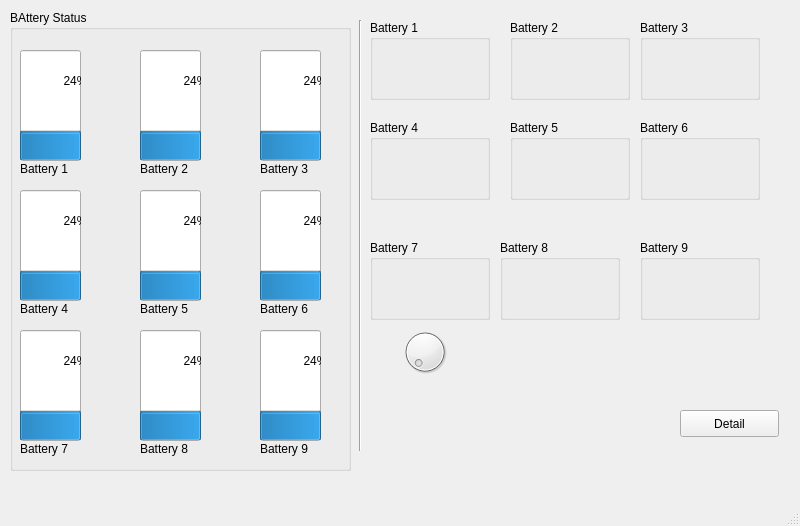
<?xml version="1.0" encoding="UTF-8"?>
<ui version="4.0">
 <class>MainWindow</class>
 <widget class="QMainWindow" name="MainWindow">
  <property name="geometry">
   <rect>
    <x>0</x>
    <y>0</y>
    <width>800</width>
    <height>526</height>
   </rect>
  </property>
  <property name="windowTitle">
   <string>MainWindow</string>
  </property>
  <widget class="QWidget" name="centralwidget">
   <widget class="QStackedWidget" name="stackedWidget">
    <property name="geometry">
     <rect>
      <x>10</x>
      <y>10</y>
      <width>791</width>
      <height>471</height>
     </rect>
    </property>
    <property name="currentIndex">
     <number>0</number>
    </property>
    <widget class="QWidget" name="page_1">
     <widget class="QGroupBox" name="groupBox_5">
      <property name="geometry">
       <rect>
        <x>360</x>
        <y>110</y>
        <width>120</width>
        <height>80</height>
       </rect>
      </property>
      <property name="title">
       <string>Battery 4</string>
      </property>
     </widget>
     <widget class="QGroupBox" name="groupBox_3">
      <property name="geometry">
       <rect>
        <x>500</x>
        <y>10</y>
        <width>120</width>
        <height>80</height>
       </rect>
      </property>
      <property name="title">
       <string>Battery 2</string>
      </property>
     </widget>
     <widget class="QGroupBox" name="groupBox_9">
      <property name="geometry">
       <rect>
        <x>490</x>
        <y>230</y>
        <width>120</width>
        <height>80</height>
       </rect>
      </property>
      <property name="title">
       <string>Battery 8</string>
      </property>
     </widget>
     <widget class="Line" name="line">
      <property name="geometry">
       <rect>
        <x>340</x>
        <y>10</y>
        <width>20</width>
        <height>431</height>
       </rect>
      </property>
      <property name="orientation">
       <enum>Qt::Vertical</enum>
      </property>
     </widget>
     <widget class="QGroupBox" name="groupBox">
      <property name="geometry">
       <rect>
        <x>0</x>
        <y>0</y>
        <width>341</width>
        <height>461</height>
       </rect>
      </property>
      <property name="title">
       <string>BAttery Status</string>
      </property>
      <widget class="QProgressBar" name="progressBar_3">
       <property name="geometry">
        <rect>
         <x>10</x>
         <y>40</y>
         <width>61</width>
         <height>111</height>
        </rect>
       </property>
       <property name="layoutDirection">
        <enum>Qt::LeftToRight</enum>
       </property>
       <property name="autoFillBackground">
        <bool>false</bool>
       </property>
       <property name="value">
        <number>24</number>
       </property>
       <property name="orientation">
        <enum>Qt::Vertical</enum>
       </property>
       <property name="textDirection">
        <enum>QProgressBar::TopToBottom</enum>
       </property>
      </widget>
      <widget class="QProgressBar" name="progressBar_2">
       <property name="geometry">
        <rect>
         <x>130</x>
         <y>40</y>
         <width>61</width>
         <height>111</height>
        </rect>
       </property>
       <property name="layoutDirection">
        <enum>Qt::LeftToRight</enum>
       </property>
       <property name="autoFillBackground">
        <bool>false</bool>
       </property>
       <property name="value">
        <number>24</number>
       </property>
       <property name="orientation">
        <enum>Qt::Vertical</enum>
       </property>
       <property name="textDirection">
        <enum>QProgressBar::TopToBottom</enum>
       </property>
      </widget>
      <widget class="QProgressBar" name="progressBar">
       <property name="geometry">
        <rect>
         <x>250</x>
         <y>40</y>
         <width>61</width>
         <height>111</height>
        </rect>
       </property>
       <property name="contextMenuPolicy">
        <enum>Qt::DefaultContextMenu</enum>
       </property>
       <property name="layoutDirection">
        <enum>Qt::LeftToRight</enum>
       </property>
       <property name="autoFillBackground">
        <bool>false</bool>
       </property>
       <property name="value">
        <number>24</number>
       </property>
       <property name="textVisible">
        <bool>true</bool>
       </property>
       <property name="orientation">
        <enum>Qt::Vertical</enum>
       </property>
       <property name="invertedAppearance">
        <bool>false</bool>
       </property>
       <property name="textDirection">
        <enum>QProgressBar::TopToBottom</enum>
       </property>
      </widget>
      <widget class="QProgressBar" name="progressBar_4">
       <property name="geometry">
        <rect>
         <x>10</x>
         <y>180</y>
         <width>61</width>
         <height>111</height>
        </rect>
       </property>
       <property name="layoutDirection">
        <enum>Qt::LeftToRight</enum>
       </property>
       <property name="autoFillBackground">
        <bool>false</bool>
       </property>
       <property name="value">
        <number>24</number>
       </property>
       <property name="orientation">
        <enum>Qt::Vertical</enum>
       </property>
       <property name="textDirection">
        <enum>QProgressBar::TopToBottom</enum>
       </property>
      </widget>
      <widget class="QProgressBar" name="progressBar_5">
       <property name="enabled">
        <bool>true</bool>
       </property>
       <property name="geometry">
        <rect>
         <x>130</x>
         <y>180</y>
         <width>61</width>
         <height>111</height>
        </rect>
       </property>
       <property name="layoutDirection">
        <enum>Qt::LeftToRight</enum>
       </property>
       <property name="autoFillBackground">
        <bool>false</bool>
       </property>
       <property name="minimum">
        <number>0</number>
       </property>
       <property name="value">
        <number>24</number>
       </property>
       <property name="alignment">
        <set>Qt::AlignCenter</set>
       </property>
       <property name="orientation">
        <enum>Qt::Vertical</enum>
       </property>
       <property name="invertedAppearance">
        <bool>false</bool>
       </property>
       <property name="textDirection">
        <enum>QProgressBar::TopToBottom</enum>
       </property>
      </widget>
      <widget class="QProgressBar" name="progressBar_6">
       <property name="geometry">
        <rect>
         <x>250</x>
         <y>180</y>
         <width>61</width>
         <height>111</height>
        </rect>
       </property>
       <property name="layoutDirection">
        <enum>Qt::LeftToRight</enum>
       </property>
       <property name="autoFillBackground">
        <bool>false</bool>
       </property>
       <property name="value">
        <number>24</number>
       </property>
       <property name="orientation">
        <enum>Qt::Vertical</enum>
       </property>
       <property name="textDirection">
        <enum>QProgressBar::TopToBottom</enum>
       </property>
      </widget>
      <widget class="QProgressBar" name="progressBar_7">
       <property name="geometry">
        <rect>
         <x>10</x>
         <y>320</y>
         <width>61</width>
         <height>111</height>
        </rect>
       </property>
       <property name="layoutDirection">
        <enum>Qt::LeftToRight</enum>
       </property>
       <property name="autoFillBackground">
        <bool>false</bool>
       </property>
       <property name="value">
        <number>24</number>
       </property>
       <property name="orientation">
        <enum>Qt::Vertical</enum>
       </property>
       <property name="textDirection">
        <enum>QProgressBar::TopToBottom</enum>
       </property>
      </widget>
      <widget class="QProgressBar" name="progressBar_8">
       <property name="geometry">
        <rect>
         <x>130</x>
         <y>320</y>
         <width>61</width>
         <height>111</height>
        </rect>
       </property>
       <property name="layoutDirection">
        <enum>Qt::LeftToRight</enum>
       </property>
       <property name="autoFillBackground">
        <bool>false</bool>
       </property>
       <property name="value">
        <number>24</number>
       </property>
       <property name="orientation">
        <enum>Qt::Vertical</enum>
       </property>
       <property name="textDirection">
        <enum>QProgressBar::TopToBottom</enum>
       </property>
      </widget>
      <widget class="QProgressBar" name="progressBar_9">
       <property name="geometry">
        <rect>
         <x>250</x>
         <y>320</y>
         <width>61</width>
         <height>111</height>
        </rect>
       </property>
       <property name="layoutDirection">
        <enum>Qt::LeftToRight</enum>
       </property>
       <property name="autoFillBackground">
        <bool>false</bool>
       </property>
       <property name="value">
        <number>24</number>
       </property>
       <property name="orientation">
        <enum>Qt::Vertical</enum>
       </property>
       <property name="textDirection">
        <enum>QProgressBar::TopToBottom</enum>
       </property>
      </widget>
      <widget class="QLabel" name="label">
       <property name="geometry">
        <rect>
         <x>10</x>
         <y>150</y>
         <width>67</width>
         <height>17</height>
        </rect>
       </property>
       <property name="text">
        <string>Battery 1</string>
       </property>
      </widget>
      <widget class="QLabel" name="label_2">
       <property name="geometry">
        <rect>
         <x>130</x>
         <y>150</y>
         <width>67</width>
         <height>17</height>
        </rect>
       </property>
       <property name="text">
        <string>Battery 2</string>
       </property>
      </widget>
      <widget class="QLabel" name="label_3">
       <property name="geometry">
        <rect>
         <x>250</x>
         <y>150</y>
         <width>67</width>
         <height>17</height>
        </rect>
       </property>
       <property name="text">
        <string>Battery 3</string>
       </property>
      </widget>
      <widget class="QLabel" name="label_4">
       <property name="geometry">
        <rect>
         <x>10</x>
         <y>290</y>
         <width>67</width>
         <height>17</height>
        </rect>
       </property>
       <property name="text">
        <string>Battery 4</string>
       </property>
      </widget>
      <widget class="QLabel" name="label_5">
       <property name="geometry">
        <rect>
         <x>130</x>
         <y>290</y>
         <width>67</width>
         <height>17</height>
        </rect>
       </property>
       <property name="text">
        <string>Battery 5</string>
       </property>
      </widget>
      <widget class="QLabel" name="label_6">
       <property name="geometry">
        <rect>
         <x>250</x>
         <y>290</y>
         <width>67</width>
         <height>17</height>
        </rect>
       </property>
       <property name="text">
        <string>Battery 6</string>
       </property>
      </widget>
      <widget class="QLabel" name="label_7">
       <property name="geometry">
        <rect>
         <x>10</x>
         <y>430</y>
         <width>67</width>
         <height>17</height>
        </rect>
       </property>
       <property name="text">
        <string>Battery 7</string>
       </property>
      </widget>
      <widget class="QLabel" name="label_8">
       <property name="geometry">
        <rect>
         <x>130</x>
         <y>430</y>
         <width>67</width>
         <height>17</height>
        </rect>
       </property>
       <property name="text">
        <string>Battery 8</string>
       </property>
      </widget>
      <widget class="QLabel" name="label_9">
       <property name="geometry">
        <rect>
         <x>250</x>
         <y>430</y>
         <width>67</width>
         <height>17</height>
        </rect>
       </property>
       <property name="text">
        <string>Battery 9</string>
       </property>
      </widget>
     </widget>
     <widget class="QGroupBox" name="groupBox_6">
      <property name="geometry">
       <rect>
        <x>500</x>
        <y>110</y>
        <width>120</width>
        <height>80</height>
       </rect>
      </property>
      <property name="title">
       <string>Battery 5</string>
      </property>
     </widget>
     <widget class="QGroupBox" name="groupBox_7">
      <property name="geometry">
       <rect>
        <x>630</x>
        <y>110</y>
        <width>120</width>
        <height>80</height>
       </rect>
      </property>
      <property name="title">
       <string>Battery 6</string>
      </property>
     </widget>
     <widget class="QGroupBox" name="groupBox_10">
      <property name="geometry">
       <rect>
        <x>630</x>
        <y>230</y>
        <width>120</width>
        <height>80</height>
       </rect>
      </property>
      <property name="title">
       <string>Battery 9</string>
      </property>
     </widget>
     <widget class="QGroupBox" name="groupBox_8">
      <property name="geometry">
       <rect>
        <x>360</x>
        <y>230</y>
        <width>120</width>
        <height>80</height>
       </rect>
      </property>
      <property name="title">
       <string>Battery 7</string>
      </property>
     </widget>
     <widget class="QGroupBox" name="groupBox_2">
      <property name="geometry">
       <rect>
        <x>360</x>
        <y>10</y>
        <width>120</width>
        <height>80</height>
       </rect>
      </property>
      <property name="title">
       <string>Battery 1</string>
      </property>
     </widget>
     <widget class="QGroupBox" name="groupBox_4">
      <property name="geometry">
       <rect>
        <x>630</x>
        <y>10</y>
        <width>120</width>
        <height>80</height>
       </rect>
      </property>
      <property name="title">
       <string>Battery 3</string>
      </property>
     </widget>
     <widget class="QDial" name="dial">
      <property name="geometry">
       <rect>
        <x>390</x>
        <y>310</y>
        <width>50</width>
        <height>64</height>
       </rect>
      </property>
     </widget>
     <widget class="QPushButton" name="pushButton">
      <property name="geometry">
       <rect>
        <x>670</x>
        <y>400</y>
        <width>99</width>
        <height>27</height>
       </rect>
      </property>
      <property name="text">
       <string>Detail</string>
      </property>
     </widget>
    </widget>
    <widget class="QWidget" name="page_2">
     <widget class="QPushButton" name="pushButton_2">
      <property name="geometry">
       <rect>
        <x>670</x>
        <y>400</y>
        <width>99</width>
        <height>27</height>
       </rect>
      </property>
      <property name="text">
       <string>Back</string>
      </property>
     </widget>
    </widget>
   </widget>
  </widget>
  <widget class="QMenuBar" name="menubar">
   <property name="geometry">
    <rect>
     <x>0</x>
     <y>0</y>
     <width>800</width>
     <height>25</height>
    </rect>
   </property>
  </widget>
  <widget class="QStatusBar" name="statusbar"/>
 </widget>
 <resources/>
 <connections/>
</ui>
